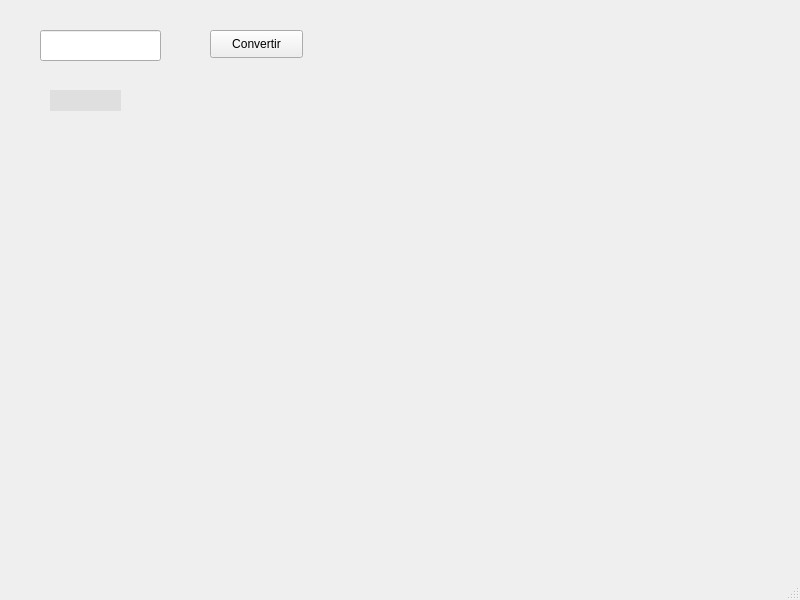
<?xml version="1.0" encoding="UTF-8"?>
<ui version="4.0">
 <class>MainWindow</class>
 <widget class="QMainWindow" name="MainWindow">
  <property name="geometry">
   <rect>
    <x>0</x>
    <y>0</y>
    <width>800</width>
    <height>600</height>
   </rect>
  </property>
  <property name="windowTitle">
   <string>MainWindow</string>
  </property>
  <widget class="QWidget" name="centralwidget">
   <widget class="QLineEdit" name="inputMililitros">
    <property name="geometry">
     <rect>
      <x>40</x>
      <y>30</y>
      <width>121</width>
      <height>31</height>
     </rect>
    </property>
   </widget>
   <widget class="QPushButton" name="btnConvertir">
    <property name="geometry">
     <rect>
      <x>210</x>
      <y>30</y>
      <width>93</width>
      <height>28</height>
     </rect>
    </property>
    <property name="text">
     <string>Convertir</string>
    </property>
   </widget>
   <widget class="QLabel" name="labelResultado">
    <property name="geometry">
     <rect>
      <x>50</x>
      <y>90</y>
      <width>71</width>
      <height>21</height>
     </rect>
    </property>
    <property name="styleSheet">
     <string notr="true">background-color: rgb(223, 223, 223);</string>
    </property>
    <property name="text">
     <string/>
    </property>
   </widget>
  </widget>
  <widget class="QMenuBar" name="menubar">
   <property name="geometry">
    <rect>
     <x>0</x>
     <y>0</y>
     <width>800</width>
     <height>26</height>
    </rect>
   </property>
  </widget>
  <widget class="QStatusBar" name="statusbar"/>
 </widget>
 <resources/>
 <connections/>
</ui>
